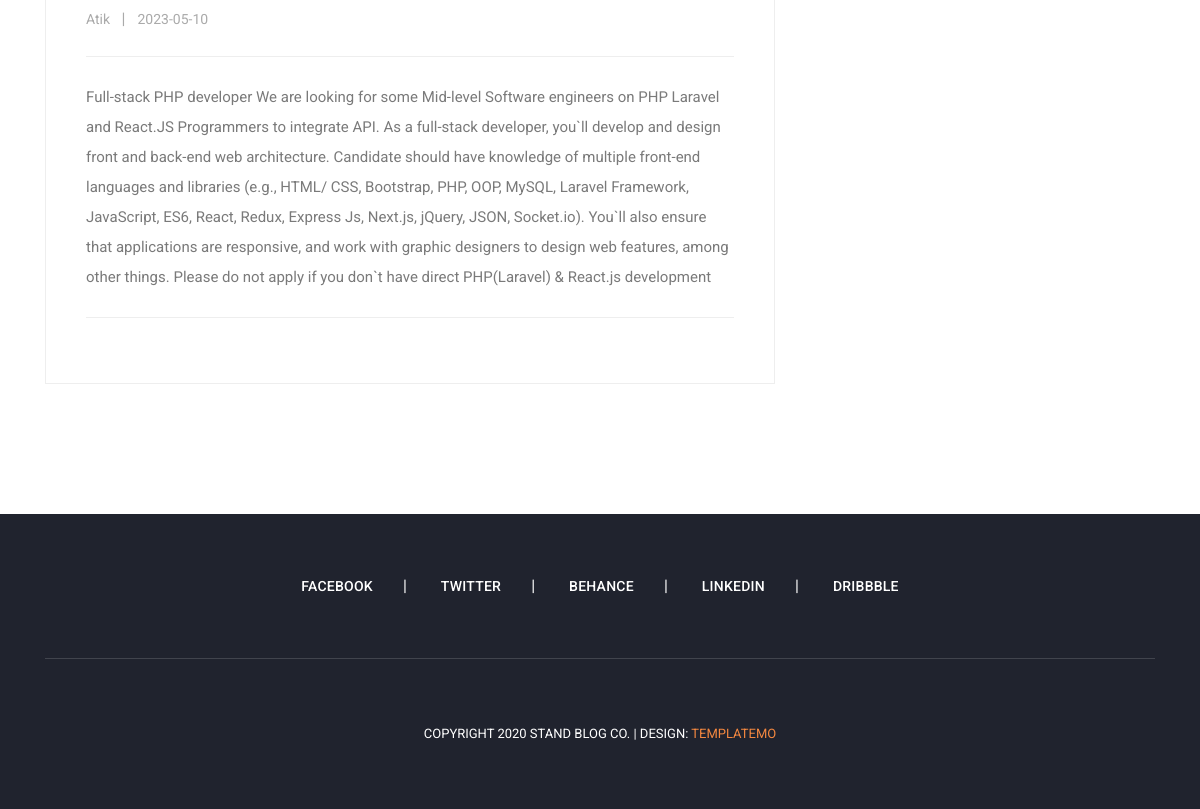
Before: / (lower part) with the older database file.
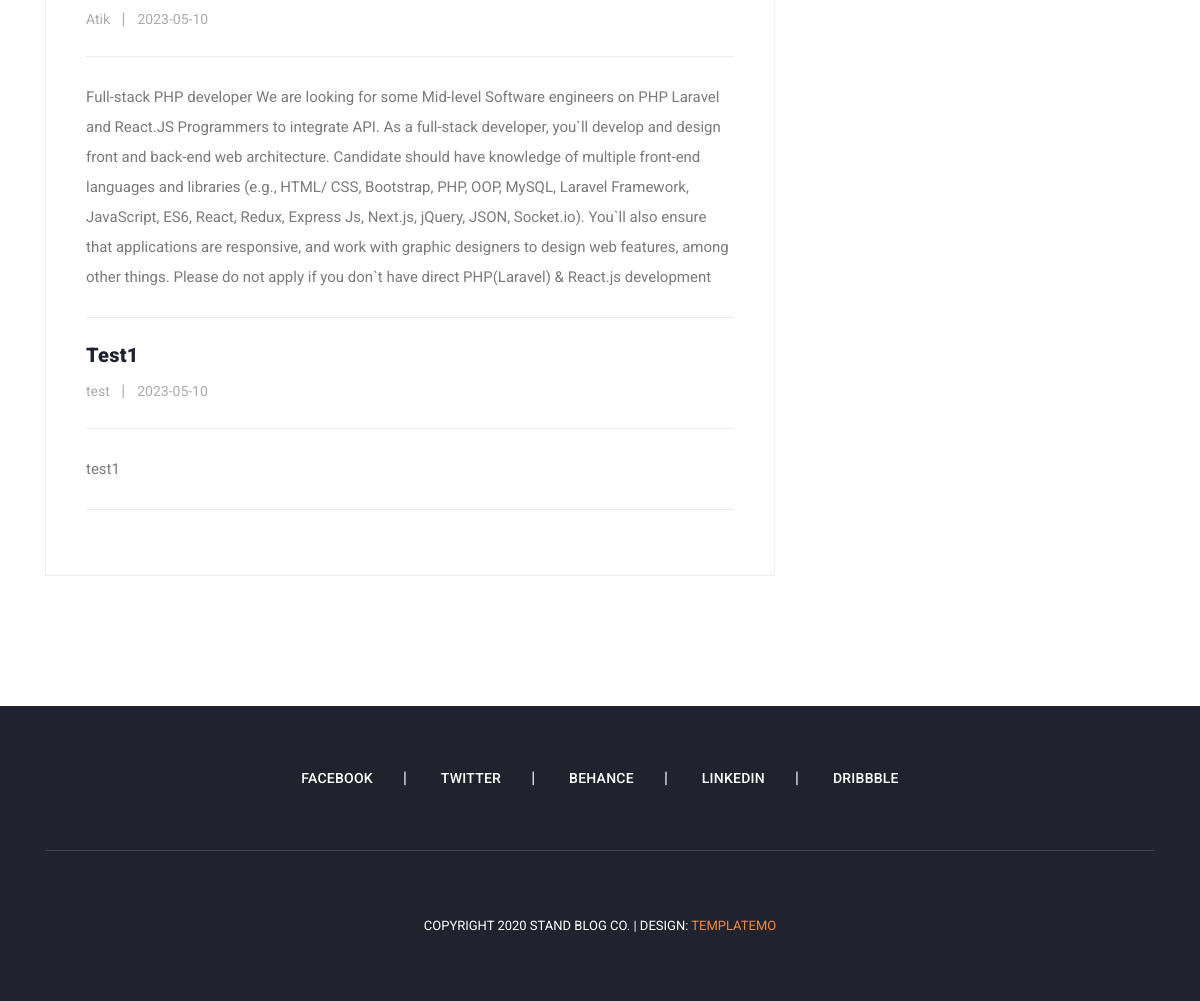
After: the same page with the newer database file.
### tables this page shows
CREATE TABLE `posts` (
  `post_id` int(255) NOT NULL,
  `post_title` varchar(255) NOT NULL,
  `post_content` longtext NOT NULL,
  `post_ctg` longtext NOT NULL,
  `post_author` varchar(60) NOT NULL,
  `post_date` date NOT NULL,
  `post_summery` longtext NOT NULL,
  `author_id` int(11) NOT NULL
);

### index.php (the view, shortened to what this page needs)
<?php
require 'admin/dbconnect.php';
$sql = "SELECT * FROM category";
$getallpostssql = "SELECT * FROM posts";
if (mysqli_query($conn, $sql)) {
  $getallpostssqltableData = mysqli_query($conn, $getallpostssql);
} else {
  echo "Error: " . $getallpostssql . "<br>" . $conn->error;
}
?>
<!DOCTYPE html>
<html lang="en">
<head>
  <link href="vendor/bootstrap/css/bootstrap.min.css" rel="stylesheet">
  <link rel="stylesheet" href="assets/css/fontawesome.css">
  <link rel="stylesheet" href="assets/css/templatemo-stand-blog.css">
  <link rel="stylesheet" href="assets/css/owl.css">
</head>
<body>
  <section class="blog-posts">
    <div class="container">
      <div class="row">
        <div class="col-lg-8">
          <div class="all-blog-posts">
            <div class="row">
              <div class="col-lg-12">
                <div class="blog-post">
                  <div class="down-content">
                    <?php while ($row = mysqli_fetch_assoc($getallpostssqltableData)) { ?>
                      <a href="post-details.php?status=view&&id=<?php echo $row['post_id']; ?>">
                        <h4>
                          <?php echo $row['post_title'] ?>
                        </h4>
                      </a>
                      <ul class="post-info">
                        <li><a href="#">
                            <?php echo $row['post_author'] ?>
                          </a></li>
                        <li><a href="#">
                            <?php echo $row['post_date'] ?>
                          </a></li>
                      </ul>
                      <p>
                        <?php echo $row['post_content'] ?>
                      </p>
                    <?php } ?>
                  </div>
  </section>
  <footer>
    <div class="container">
      <div class="row">
        <div class="col-lg-12">
          <ul class="social-icons">
            <li><a href="#">Facebook</a></li>
            <li><a href="#">Twitter</a></li>
            <li><a href="#">Behance</a></li>
            <li><a href="#">Linkedin</a></li>
            <li><a href="#">Dribbble</a></li>
          </ul>
        </div>
        <div class="col-lg-12">
          <div class="copyright-text">
            <p>Copyright 2020 Stand Blog Co.
              | Design: <a rel="nofollow" href="https://templatemo.com" target="_parent">TemplateMo</a></p>
          </div>
        </div>
      </div>
    </div>
  </footer>
</body>
</html>

### assets/css/templatemo-stand-blog.css (style rules this page uses)
body { font-family: 'Roboto', sans-serif; overflow-x: hidden; text-rendering: optimizeLegibility; -webkit-font-smoothing: antialiased; -moz-osx-font-smoothing: grayscale; }
p { margin-bottom: 0px; font-size: 15px; font-weight: 400; color: #7a7a7a; line-height: 30px; }
a { text-decoration: none!important; }
ul { padding: 0; margin: 0; list-style: none; }
h1,h2,h3,h4,h5,h6 { margin: 0px; }
.blog-posts { margin-top: 100px; }
.blog-posts .blog-post { margin-bottom: 30px; }
.blog-posts .down-content { padding: 40px; border-right: 1px solid #eee; border-left: 1px solid #eee; border-bottom: 1px solid #eee; }
.blog-posts .down-content h4 { font-size: 24px; text-transform: capitalize; letter-spacing: 0.5px; font-weight: 900; color: #20232e; margin: 10px 0px 12px 0px; }
.blog-posts .down-content ul.post-info li { display: inline-block; margin-right: 8px; }
.blog-posts .down-content ul.post-info li:after { content: '|'; color: #aaa; margin-left: 8px; }
.blog-posts .down-content h4 { font-size: 20px; letter-spacing: 0.25px; }
.blog-posts .down-content ul.post-info li:last-child::after { display: none; }
.blog-posts .down-content ul.post-info li a { font-size: 14px; color: #aaa; font-weight: 400; transition: all .3s; }
.blog-posts .down-content p { padding: 25px 0px; margin: 25px 0px; border-top: 1px solid #eee; border-bottom: 1px solid #eee; }
footer { margin-top: 100px; text-align: center; background-color: #20232e; padding: 60px 0px; }
footer ul.social-icons { padding-bottom: 60px; margin-bottom: 60px; border-bottom: 1px solid rgba(250,250,250,0.15); }
footer ul.social-icons li { display: inline-block; margin-right: 30px; }
footer ul.social-icons li:after { content: "|"; color: #fff; margin-left: 30px; }
footer ul.social-icons li:last-child { margin-right: 0px; }
footer ul.social-icons li:last-child::after { display: none; }
footer ul.social-icons li a { font-size: 14px; text-transform: uppercase; color: #fff; font-weight: 500; letter-spacing: 0.25px; transition: all .3s; }
footer p { font-size: 13px; text-transform: uppercase; color: #fff; }
footer p a { color: #f48840; }

Changed rows visible on the page:
added posts: post_title "Test1", post_author "test", post_date "2023-05-10", post_content "test1"
